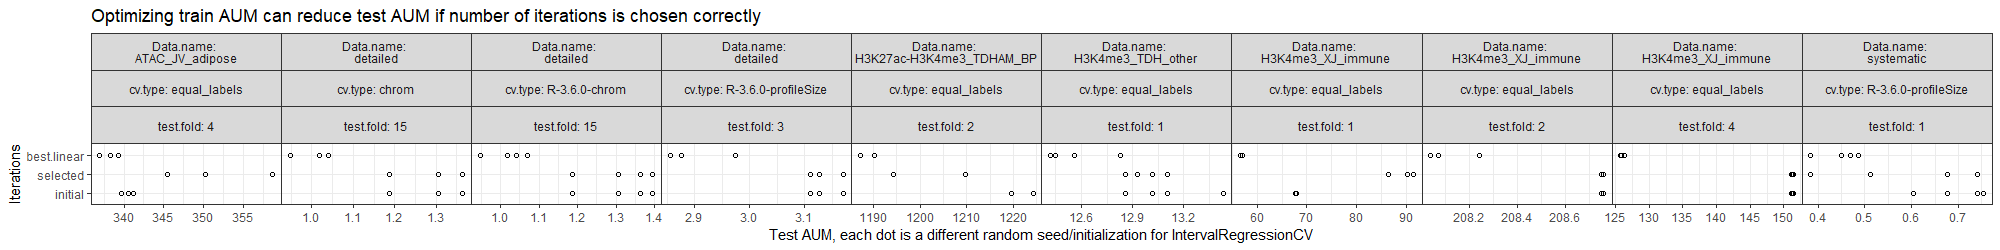

Generate this figure with R:
source("packages.R")

aum.csv <- Sys.glob(
  "../neuroblastoma-data/data/*/cv/*/testFolds/*/linear-model-aum.csv")
all.it <- data.table(out.csv=aum.csv)[, {
  data.table::fread(out.csv)
}, by=out.csv]

count.dt <- all.it[, .(
  count=.N
), by=.(data.name, cv.type, test.fold)]
stopifnot(nrow(count.dt)==length(aum.csv))

subtrain.it <- all.it[set=="subtrain"]
subtrain.it[, diff := c(NA, diff(aum)), by=.(init.name, data.name, test.fold, seed)]
subtrain.it[, .(init.name, data.name, test.fold, iteration, aum, diff)]
subtrain.it[diff>1e-6]
gg <- ggplot()+
  ggtitle("check if train AUM decreases")+
  theme_bw()+
  theme(panel.spacing=grid::unit(0, "lines"))+
  geom_line(aes(
    iteration, aum,
    group=paste(seed, init.name)),
    data=subtrain.it)+
  facet_grid(init.name + data.name + test.fold ~ ., scales="free", labeller=label_both)
print(gg)

validation.it <- all.it[set=="validation"]
ggplot()+
  theme_bw()+
  theme(panel.spacing=grid::unit(0, "lines"))+
  scale_y_log10()+
  geom_line(aes(
    iteration, aum, color=init.name,
    group=paste(seed, init.name)),
    data=validation.it)+
  geom_point(aes(
    iteration, aum, color=init.name,
    group=paste(seed, init.name)),
    data=validation.it[
     ,
       .SD[which.min(aum)],
       by=.(data.name, test.fold, init.name, seed)])+
  facet_grid(data.name + test.fold ~ ., scales="free", labeller=label_both)

valid.best.ids <- all.it[
  set=="validation",
  .SD[which.min(aum), .(iteration)],
  by=.(data.name, cv.type, test.fold, init.name, seed)]
test.best.ids <- all.it[
  set=="test",
  .SD[which.min(aum), .(iteration)],
  by=.(data.name, cv.type, test.fold, init.name, seed)]

## model selection.
test.it1 <- all.it[set=="test" & iteration==1]
test.selected <- all.it[set=="test"][valid.best.ids, on=names(valid.best.ids)]
test.best <- all.it[set=="test"][test.best.ids, on=names(test.best.ids)]

## compare with best predictions (no linear model).
test.show <- rbind(
  data.table(iterations="initial", test.it1),
  data.table(iterations="best.linear", test.best),
  data.table(iterations="selected", test.selected))
ifac <- function(x)factor(
  x, c("initial", "selected", "best.linear"))
test.show[, Iterations := ifac(iterations)]
gg <- ggplot()+
  ggtitle("Test AUM, selected=min valid aum, best=min test aum, max it=50")+
  theme_bw()+
  theme(panel.spacing=grid::unit(0, "lines"))+
  geom_point(aes(
    aum, Iterations, color=factor(test.fold)),
    shape=1,
    data=test.show)+
  scale_y_discrete(drop=FALSE)+
  facet_grid(
    init.name ~ data.name + cv.type,
    scales="free", labeller=label_both)
print(gg)

gg <- ggplot()+
  ggtitle("Test AUM, selected=min valid aum, best=min test aum, max it=50")+
  theme_bw()+
  theme(panel.spacing=grid::unit(0, "lines"))+
  geom_point(aes(
    aum, Iterations, color=factor(test.fold)),
    shape=1,
    data=test.show[init.name=="IntervalRegressionCV"])+
  scale_y_discrete(drop=FALSE)+
  facet_grid(
    init.name ~ data.name + cv.type,
    scales="free", labeller=label_both)
print(gg)

test.show[, neg.auc := -auc]
test.show.tall <- melt(
  test.show[init.name=="IntervalRegressionCV"],
  measure.vars=c("neg.auc", "error.percent", "aum"),
  variable.name="metric")
test.iCV <- dcast(
  test.show.tall,
  data.name + cv.type + test.fold + metric + seed ~ iterations)
test.iCV.tall <- melt(
  test.iCV,
  measure.vars=c("best.linear", "selected"),
  variable.name="iteration")

test.iCV.tall[, improvement := value - initial]
imp.stats <- test.iCV.tall[, .(
  median=median(improvement),
  p.value=tryCatch({
    t.test(initial, value)[["p.value"]]
  }, error=function(e){
    NA_real_
  })
), by=.(data.name, cv.type, test.fold, iteration, metric)][!is.na(p.value)][median < 0][order(p.value)]
top10 <- imp.stats[metric=="aum" & iteration=="best.linear"][1:min(.N, 10)]
some.types <- unique(top10[, .(data.name, cv.type, test.fold)])

test.show[, Data.name := paste0("\n", data.name)]
gg <- ggplot()+
  ggtitle("Optimizing train AUM can reduce test AUM if number of iterations is chosen correctly")+
  theme_bw()+
  theme(panel.spacing=grid::unit(0, "lines"))+
  geom_point(aes(
    aum, Iterations),
    shape=1,
    data=test.show[init.name=="IntervalRegressionCV"][some.types, on=names(some.types)])+
  scale_y_discrete(drop=FALSE)+
  facet_grid(
    . ~ Data.name + cv.type + test.fold,
    scales="free", labeller=label_both)+
  xlab("Test AUM, each dot is a different random seed/initialization for IntervalRegressionCV")
png("figure-linear-model-test-analyze.png", width=20, height=2.5, units="in", res=100)
print(gg)
dev.off()
